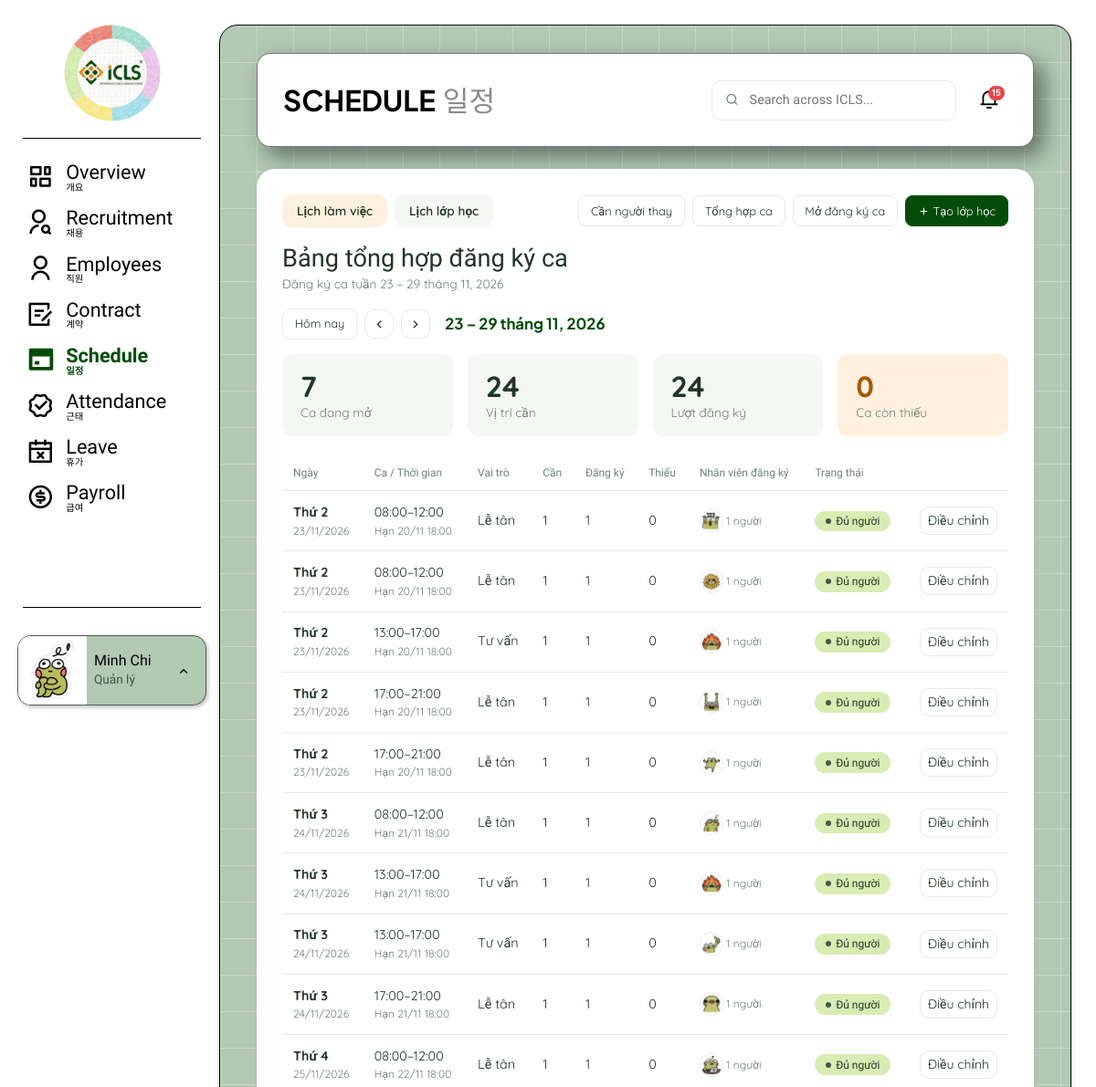
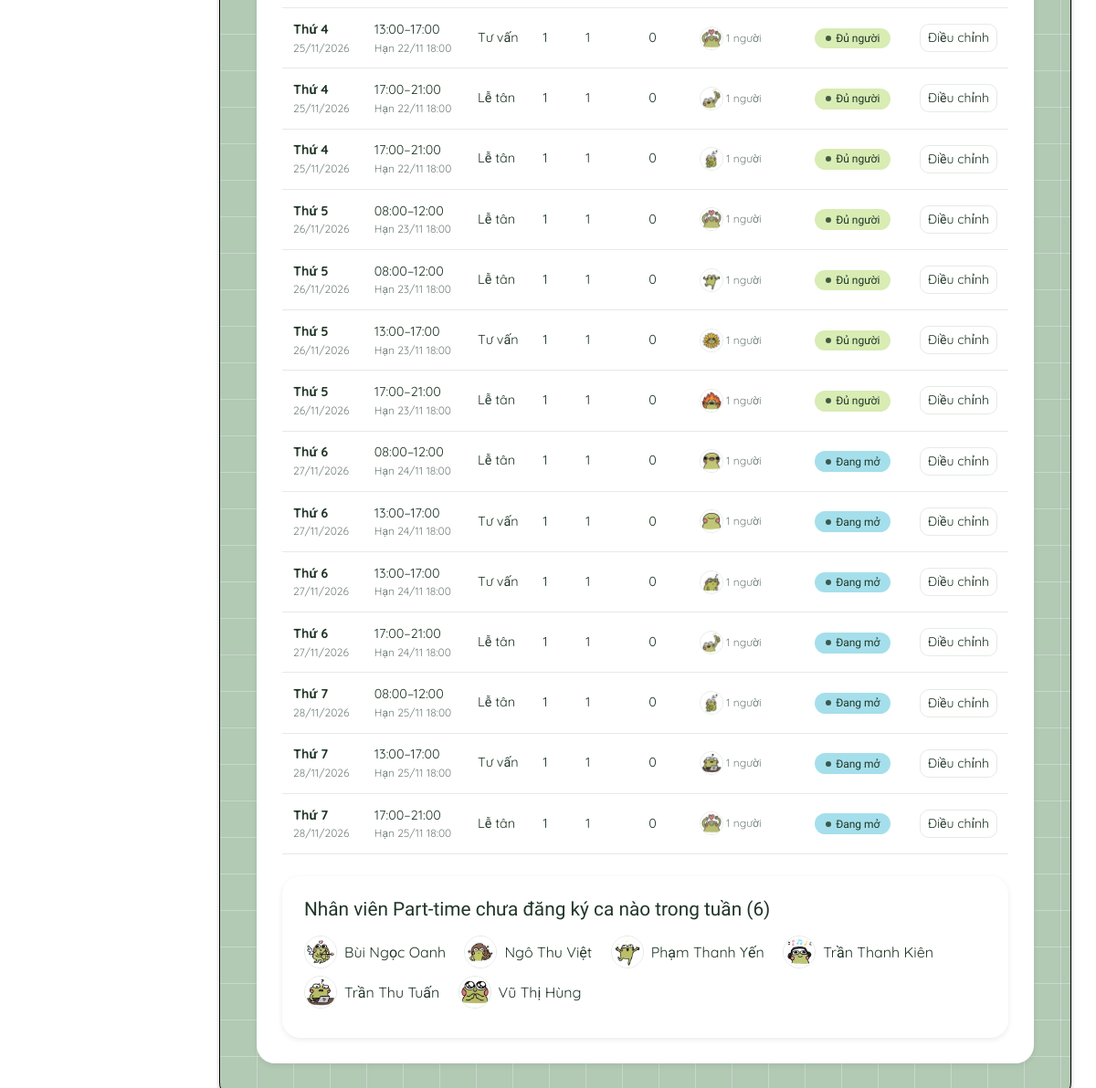
Screenshot of /lich/ca/tong-hop/ (signed in) with the database file from the repository (2 pictures, top to bottom).
### accounts/models.py (models this page shows, shortened)
class User(AbstractUser):
    username = None
    first_name = None
    last_name = None
    email = models.EmailField(max_length=255, unique=True)
    full_name = models.CharField(max_length=150, blank=True)
    phone = models.CharField(max_length=20, blank=True)
    role = models.CharField(max_length=20, choices=UserRole.choices, default=UserRole.EMPLOYEE)
    avatar = models.FileField(upload_to='avatars/', blank=True)
    updated_at = models.DateTimeField(auto_now=True)
    USERNAME_FIELD = 'email'
    REQUIRED_FIELDS = []
    objects = UserManager()
    class Meta:
        db_table = 'users'

### schedule/models.py (models this page shows, shortened)
class ShiftAssignment(models.Model):
    slot_group = models.CharField(max_length=36, db_index=True)
    employee = models.ForeignKey('employees.Employee', on_delete=models.PROTECT, null=True, blank=True,
                                 related_name='shift_assignments')
    shift_role = models.CharField(max_length=50)
    work_date = models.DateField()
    planned_start = models.TimeField()
    planned_end = models.TimeField()
    registration_deadline = models.DateTimeField()
    registered_at = models.DateTimeField(null=True, blank=True)
    status = models.CharField(max_length=20, choices=ShiftStatus.choices, default=ShiftStatus.OPEN)
    assigned_by = models.ForeignKey(settings.AUTH_USER_MODEL, on_delete=models.SET_NULL, null=True, blank=True,
                                    related_name='approved_shift_assignments')
    created_at = models.DateTimeField(auto_now_add=True)
    class Meta:
        db_table = 'shift_assignments'
        constraints = [
            models.UniqueConstraint(fields=['slot_group', 'employee'], condition=Q(employee__isnull=False),
                                    name='one_seat_per_person_per_slot'),
            models.CheckConstraint(condition=Q(planned_end__gt=F('planned_start')), name='shift_end_after_start'),
        ]

### employees/models.py (models this page shows, shortened)
class Employee(models.Model):
    user = models.OneToOneField(settings.AUTH_USER_MODEL, on_delete=models.PROTECT, related_name='employee')
    candidate = models.OneToOneField('recruitment.Candidate', on_delete=models.SET_NULL, null=True, blank=True,
                                     related_name='employee')
    full_name = models.CharField(max_length=150)
    phone = models.CharField(max_length=20)
    gender = models.CharField(max_length=10, choices=Gender.choices, blank=True)
    date_of_birth = models.DateField(null=True, blank=True)
    id_card_number = models.CharField(max_length=20, unique=True, null=True, blank=True)
    address = models.TextField(blank=True)
    nationality = models.CharField(max_length=30, default='Việt Nam')
    department = models.CharField(max_length=30, choices=Department.choices)
    position = models.CharField(max_length=30, choices=Position.choices)
    employment_type = models.CharField(max_length=20, choices=EmploymentType.choices)
    work_shift = models.CharField(max_length=20, choices=WorkShift.choices, blank=True)
    bank_account = models.CharField(max_length=100, blank=True)
    status = models.CharField(max_length=20, choices=EmployeeStatus.choices, default=EmployeeStatus.ONBOARDING)
    join_date = models.DateField()
    created_at = models.DateTimeField(auto_now_add=True)
    updated_at = models.DateTimeField(auto_now=True)
    class Meta:
        db_table = 'employees'

### schedule/views.py (the view)
# urls.py: path('ca/tong-hop/', views.tong_hop_ca, name='shift_review'),                   # UC 6.3 bước 8
@role_required(QL)
def tong_hop_ca(request):
    bay_gio = datetime.now()
    tu, den, ngay = _tuan_hien_thi(request)
    cac_khung = [k for k in services.danh_sach_khung_ca(tu, den, bay_gio) if k['trang_thai'] != 'DA_HUY']
    co_nguoi = {nv.pk for k in cac_khung for nv in k['nhan_vien']}
    chua_dang_ky = Employee.objects.filter(employment_type=EmploymentType.PART_TIME,
                                           status=EmployeeStatus.ACTIVE).exclude(pk__in=co_nguoi).select_related('user').order_by('full_name')
    khung_thieu = [k for k in cac_khung if k['thieu'] > 0]
    return render(request, 'schedule/tong_hop_ca.html', {
        'cac_khung': cac_khung, 'ten_khoang': _ten_khoang(tu, den),
        'so_ca_dang_mo': sum(1 for k in cac_khung if k['trang_thai'] == 'DANG_MO'),
        'so_vi_tri': sum(k['so_can'] for k in cac_khung), 'luot_dang_ky': sum(k['da_dang_ky'] for k in cac_khung),
        'so_ca_thieu': len(khung_thieu), 'khung_thieu': khung_thieu, 'chua_dang_ky': chua_dang_ky,
        'ngay_neo': ngay, 'tu_ngay': tu, 'la_quan_ly': True,
        'url_truoc': _qs({'ngay': ngay - timedelta(days=7)}), 'url_sau': _qs({'ngay': ngay + timedelta(days=7)}),
        'url_hom_nay': _qs({'ngay': date.today()})})

### core/context_processors.py (called while the page is built)
def thong_bao_chua_doc(request):
    if request.user.is_authenticated:
        return {'so_thong_bao_chua_doc': request.user.notifications.filter(is_read=False).count()}
    return {'so_thong_bao_chua_doc': 0}

### core/menu.py (called while the page is built)
def menu_chinh(request):
    if not request.user.is_authenticated:
        return {'menu_chinh': []}
    app_hien_tai = request.resolver_match.app_name if request.resolver_match else ''
    ten_url_hien_tai = request.resolver_match.url_name if request.resolver_match else ''
    cac_muc = []
    for khoa, ten_anh, ten_han, icon, ten_url, vai_tro, tien_to in MUC_MENU:
        if request.user.role not in vai_tro:
            continue
        try:
            url = reverse(ten_url)
        except NoReverseMatch:
            url = None                      # app chưa làm xong: hiện mờ
        dang_chon = khoa == app_hien_tai and (tien_to is None or (ten_url_hien_tai or '').startswith(tien_to))
        cac_muc.append({'ten_anh': ten_anh, 'ten_han': ten_han, 'icon': icon, 'url': url, 'dang_chon': dang_chon})
    return {'menu_chinh': cac_muc}

### core/permissions.py (called while the page is built)
def role_required(*roles, thong_diep=None):
    cho_phep = roles or VAI_TRO_NGHIEP_VU
    def decorator(view):
        @wraps(view)
        @login_required
        def wrapper(request, *args, **kwargs):
            if request.user.role not in cho_phep:
                return tra_403(request, thong_diep)
            return view(request, *args, **kwargs)
        return wrapper
    return decorator

### core/templatetags/icls_filters.py (called while the page is built)
@register.inclusion_tag('core/_avatar.html')
def avatar(nhan_su, co='', so_chu=1):
    user = getattr(nhan_su, 'user', None)
    return {'nv': nhan_su, 'anh': user.avatar.name if user is not None and user.avatar else '', 'co': co,
            'chu': (nhan_su.full_name or '')[:so_chu].upper() if so_chu > 1 else (nhan_su.full_name or '')[:1]}

@register.filter
def ten_goi(ho_ten):
    cac_chu = (ho_ten or '').split()
    if len(cac_chu) <= 1:
        return ho_ten or ''
    return ' '.join(cac_chu[-2:]) if len(cac_chu) >= 3 else cac_chu[-1]

### schedule/services.py (called while the page is built)
def dau_tuan(ngay):
    return ngay - timedelta(days=ngay.weekday())

def _trang_thai_khung(cac_cho, bay_gio):
    if all(c.status == ShiftStatus.CANCELLED for c in cac_cho):
        return 'DA_HUY'
    return 'DANG_MO' if bay_gio <= cac_cho[0].registration_deadline else 'DA_DONG'

### schedule/views.py (called while the page is built)
def _doc_ngay(chuoi, mac_dinh):
    try:
        return datetime.strptime(chuoi, '%Y-%m-%d').date()
    except (TypeError, ValueError):
        return mac_dinh

### templates/schedule/tong_hop_ca.html (shortened to what this page needs)
{% extends 'base.html' %}
{% load icls_filters %}
{% block page_title %}SCHEDULE{% endblock %}
{% block page_title_ko %}일정{% endblock %}
{% block content %}
{% include 'schedule/_thanh_cong_cu.html' with tab='lam_viec' %}
<div class="sch-heading">
  <h3>Bảng tổng hợp đăng ký ca</h3>
  <p class="sub">Đăng ký ca tuần {{ ten_khoang }}</p>
</div>
<div class="sch-nav">{% include 'schedule/_dieu_huong_tuan.html' %}</div>
<div class="tiles four">
  <div class="tile plain"><div class="n">{{ so_ca_dang_mo }}</div><div class="t">Ca đang mở</div></div>
  <div class="tile plain"><div class="n">{{ so_vi_tri }}</div><div class="t">Vị trí cần</div></div>
  <div class="tile plain"><div class="n">{{ luot_dang_ky }}</div><div class="t">Lượt đăng ký</div></div>
  <div class="tile orange"><div class="n">{{ so_ca_thieu }}</div><div class="t">Ca còn thiếu</div></div>
</div>
<div class="table-wrap"><table class="tbl">
  <thead><tr><th>Ngày</th><th>Ca / Thời gian</th><th>Vai trò</th><th>Cần</th><th>Đăng ký</th><th>Thiếu</th><th>Nhân viên đăng ký</th><th>Trạng thái</th><th></th></tr></thead>
  <tbody>
  {% for k in cac_khung %}
    <tr>
      <td><b>{{ k.ngay|date:"l"|capfirst }}</b><div class="sub">{{ k.ngay|date:"d/m/Y" }}</div></td>
      <td>{{ k.bd|time:"H:i" }}–{{ k.kt|time:"H:i" }}<div class="sub">Hạn {{ k.han_chot|date:"d/m H:i" }}</div></td>
      <td>{{ k.vai_tro }}</td>
      <td>{{ k.so_can }}</td><td>{{ k.da_dang_ky }}</td>
      <td>{% if k.thieu %}<b class="text-danger">{{ k.thieu }}</b>{% else %}{{ k.thieu }}{% endif %}</td>
      <td>{% if k.nhan_vien %}<span class="avatars">{% for nv in k.nhan_vien %}{% avatar nv %}{% endfor %} <span class="sub">{{ k.nhan_vien|length }} người</span></span>{% else %}<span class="sub">Chưa có đăng ký</span>{% endif %}</td>
      <td>{% if k.thieu %}<span class="chip thieu">Thiếu nhân sự</span>
          {% elif k.trang_thai == 'DANG_MO' %}<span class="chip dang-mo">Đang mở</span>
          {% else %}<span class="chip da-chot">Đủ người</span>{% endif %}</td>
      <td class="text-end"><a class="btn btn-ghost btn-sm" href="{% url 'schedule:shift_group' k.ma %}">Điều chỉnh</a></td>
    </tr>
  {% empty %}<tr><td colspan="9" class="text-center text-muted py-4">Tuần này chưa có khung ca nào. Nhấn "Mở đăng ký ca" để tạo.</td></tr>{% endfor %}
  </tbody>
</table></div>
<div class="panel-white mt-4">
  <h4>Nhân viên Part-time chưa đăng ký ca nào trong tuần ({{ chua_dang_ky|length }})</h4>
  {% for nv in chua_dang_ky %}<span class="d-inline-flex align-items-center gap-2 me-3 mb-2">{% avatar nv %}{{ nv.full_name }}</span>
  {% empty %}<span class="text-muted">Mọi nhân viên Part-time đều đã đăng ký.</span>{% endfor %}
</div>
{% endblock %}

### templates/base.html (shortened to what this page needs)
{% load static icls_filters %}
<!doctype html>
<html lang="vi">
<head>
  <link href="https://cdn.jsdelivr.net/npm/bootstrap@5.3.3/dist/css/bootstrap.min.css" rel="stylesheet">
  <link href="https://cdn.jsdelivr.net/npm/remixicon@4.3.0/fonts/remixicon.css" rel="stylesheet">
  <link href="{% static 'css/icls.css' %}?v=14" rel="stylesheet">
</head>
<body>
{% if user.is_authenticated %}
<div class="app-shell">
  <aside class="app-sidebar offcanvas-lg offcanvas-start" tabindex="-1" id="thanhTrai" aria-label="Menu chính">
    <div class="offcanvas-body d-flex flex-column p-0">
      <a href="{% url 'dashboard:dashboard' %}"><img src="{% static 'img/icls-logo.png' %}" alt="ICLS" class="sidebar-logo"></a>
      <hr class="sidebar-divider">
      <ul class="sidebar-nav">
        {% for muc in menu_chinh %}
        <li>
          <a class="sidebar-link {% if muc.dang_chon %}active{% endif %} {% if not muc.url %}disabled{% endif %}"
             href="{{ muc.url|default:'#' }}" {% if not muc.url %}aria-disabled="true" tabindex="-1" title="Sắp có"{% endif %}>
            <i class="{{ muc.icon }}"></i>
            <span><span class="ten-anh">{{ muc.ten_anh }}</span><span class="ten-han">{{ muc.ten_han }}</span></span>
          </a>
        </li>
        {% endfor %}
      </ul>
      <hr class="sidebar-divider">
      <div class="profile-wrap">
        <div class="profile-card dropup">
          {% if user.avatar %}
          <img class="profile-avatar" src="{% url 'core:tai_file' user.avatar.name %}" alt="">
          {% else %}
          <span class="profile-avatar">{{ user.email|slice:":1"|upper }}</span>
          {% endif %}
          <div class="overflow-hidden">
            <div class="profile-name" title="{{ user.full_name }}">{% if user.full_name %}{{ user.full_name|ten_goi }}{% else %}{{ user.email }}{% endif %}</div>
            <div class="profile-role">{{ user.get_role_display }}</div>
          </div>
          <button type="button" class="profile-trigger" data-bs-toggle="dropdown" data-bs-reference="parent" aria-label="Menu tài khoản">
            <i class="ri-arrow-up-s-line"></i>
          </button>
        </div>
      </div>
    </div>
  </aside>
  <main class="app-main">
    <div class="app-panel">
      <header class="app-navbar">
        <h1 class="app-title">{% block page_title %}ICLS{% endblock %}<span class="ko">{% block page_title_ko %}{% endblock %}</span></h1>
        <div class="global-tools">
          <label class="search-field"><i class="ri-search-line"></i><input type="search" placeholder="Search across ICLS..." disabled></label>
          <a class="bell" href="{% url 'core:notifications' %}" aria-label="Thông báo">
            <i class="ri-notification-3-line"></i>
            {% if so_thong_bao_chua_doc %}<span class="dot">{{ so_thong_bao_chua_doc }}</span>{% endif %}
          </a>
        </div>
      </header>
      {% block panel %}
      <section class="app-card">
        {% block content %}{% endblock %}
      </section>
      {% endblock %}
    </div>
  </main>
</div>
{% endif %}
</body>
</html>

### templates/core/_avatar.html
{% load icls_filters %}{% if anh %}<img class="avatar-initials avatar-anh {{ co }}" src="{% url 'core:tai_file' anh %}" alt="" title="{{ nv.full_name }}" loading="lazy">{% else %}<span class="avatar-initials {{ co }} {{ nv.pk|default:0|mau_avatar }}" title="{{ nv.full_name }}">{{ chu }}</span>{% endif %}

### rows the page displays
User: avatar (picture), full_name|ten_goi "Minh Chi", role "Quản lý"
ShiftAssignment: ngay "Thứ 2", ngay "23/11/2026", bd "08:00", kt "12:00", han_chot "20/11 18:00", vai_tro "Lễ tân"
Employee: shows a picture
ShiftAssignment: ngay "Thứ 2", ngay "23/11/2026", bd "08:00", kt "12:00", han_chot "20/11 18:00", vai_tro "Lễ tân"
Employee: shows a picture
ShiftAssignment: ngay "Thứ 2", ngay "23/11/2026", bd "13:00", kt "17:00", han_chot "20/11 18:00", vai_tro "Tư vấn"
ShiftAssignment: ngay "Thứ 2", ngay "23/11/2026", bd "17:00", kt "21:00", han_chot "20/11 18:00", vai_tro "Lễ tân"
Employee: shows a picture
ShiftAssignment: ngay "Thứ 2", ngay "23/11/2026", bd "17:00", kt "21:00", han_chot "20/11 18:00", vai_tro "Lễ tân"
ShiftAssignment: ngay "Thứ 3", ngay "24/11/2026", bd "08:00", kt "12:00", han_chot "21/11 18:00", vai_tro "Lễ tân"
Employee: shows a picture
ShiftAssignment: ngay "Thứ 3", ngay "24/11/2026", bd "13:00", kt "17:00", han_chot "21/11 18:00", vai_tro "Tư vấn"
ShiftAssignment: ngay "Thứ 3", ngay "24/11/2026", bd "13:00", kt "17:00", han_chot "21/11 18:00", vai_tro "Tư vấn"
ShiftAssignment: ngay "Thứ 3", ngay "24/11/2026", bd "17:00", kt "21:00", han_chot "21/11 18:00", vai_tro "Lễ tân"
Employee: shows a picture
ShiftAssignment: ngay "Thứ 4", ngay "25/11/2026", bd "08:00", kt "12:00", han_chot "22/11 18:00", vai_tro "Lễ tân"
ShiftAssignment: ngay "Thứ 4", ngay "25/11/2026", bd "13:00", kt "17:00", han_chot "22/11 18:00", vai_tro "Tư vấn"
ShiftAssignment: ngay "Thứ 4", ngay "25/11/2026", bd "17:00", kt "21:00", han_chot "22/11 18:00", vai_tro "Lễ tân"
ShiftAssignment: ngay "Thứ 4", ngay "25/11/2026", bd "17:00", kt "21:00", han_chot "22/11 18:00", vai_tro "Lễ tân"
Employee: shows a picture
ShiftAssignment: ngay "Thứ 5", ngay "26/11/2026", bd "08:00", kt "12:00", han_chot "23/11 18:00", vai_tro "Lễ tân"
ShiftAssignment: ngay "Thứ 5", ngay "26/11/2026", bd "08:00", kt "12:00", han_chot "23/11 18:00", vai_tro "Lễ tân"
ShiftAssignment: ngay "Thứ 5", ngay "26/11/2026", bd "13:00", kt "17:00", han_chot "23/11 18:00", vai_tro "Tư vấn"
ShiftAssignment: ngay "Thứ 5", ngay "26/11/2026", bd "17:00", kt "21:00", han_chot "23/11 18:00", vai_tro "Lễ tân"
ShiftAssignment: ngay "Thứ 6", ngay "27/11/2026", bd "08:00", kt "12:00", han_chot "24/11 18:00", vai_tro "Lễ tân"
ShiftAssignment: ngay "Thứ 6", ngay "27/11/2026", bd "13:00", kt "17:00", han_chot "24/11 18:00", vai_tro "Tư vấn"
Employee: shows a picture
ShiftAssignment: ngay "Thứ 6", ngay "27/11/2026", bd "13:00", kt "17:00", han_chot "24/11 18:00", vai_tro "Tư vấn"
ShiftAssignment: ngay "Thứ 6", ngay "27/11/2026", bd "17:00", kt "21:00", han_chot "24/11 18:00", vai_tro "Lễ tân"
ShiftAssignment: ngay "Thứ 7", ngay "28/11/2026", bd "08:00", kt "12:00", han_chot "25/11 18:00", vai_tro "Lễ tân"
ShiftAssignment: ngay "Thứ 7", ngay "28/11/2026", bd "13:00", kt "17:00", han_chot "25/11 18:00", vai_tro "Tư vấn"
ShiftAssignment: ngay "Thứ 7", ngay "28/11/2026", bd "17:00", kt "21:00", han_chot "25/11 18:00", vai_tro "Lễ tân"
Employee: shows a picture, full_name "Bùi Ngọc Oanh"
Employee: shows a picture, full_name "Ngô Thu Việt"
Employee: full_name "Phạm Thanh Yến"
Employee: shows a picture, full_name "Trần Thanh Kiên"
Employee: full_name "Trần Thu Tuấn"
Employee: shows a picture, full_name "Vũ Thị Hùng"

### other values shown
{{ muc.ten_anh }} "Overview" "Recruitment" "Employees" "Contract" "Schedule" "Attendance" "Leave" "Payroll"
{{ muc.ten_han }} "개요" "채용" "직원" "계약" "일정" "근태" "휴가" "급여"
{{ so_thong_bao_chua_doc }} "15"
{{ ten_khoang }} "23 – 29 tháng 11, 2026"
{{ so_ca_dang_mo }} "7"
{{ so_vi_tri }} "24"
{{ luot_dang_ky }} "24"
{{ so_ca_thieu }} "0"
{{ k.so_can }} "1" "1" "1" "1" "1" "1" "1" "1" "1" "1" "1" "1" "1" "1" "1" "1" "1" "1" "1" "1" "1" "1" "1" "1"
{{ k.da_dang_ky }} "1" "1" "1" "1" "1" "1" "1" "1" "1" "1" "1" "1" "1" "1" "1" "1" "1" "1" "1" "1" "1" "1" "1" "1"
{{ k.thieu }} "0" "0" "0" "0" "0" "0" "0" "0" "0" "0" "0" "0" "0" "0" "0" "0" "0" "0" "0" "0" "0" "0" "0" "0"
{{ k.nhan_vien|length }} "1" "1" "1" "1" "1" "1" "1" "1" "1" "1" "1" "1" "1" "1" "1" "1" "1" "1" "1" "1" "1" "1" "1" "1"
{{ chua_dang_ky|length }} "6"
